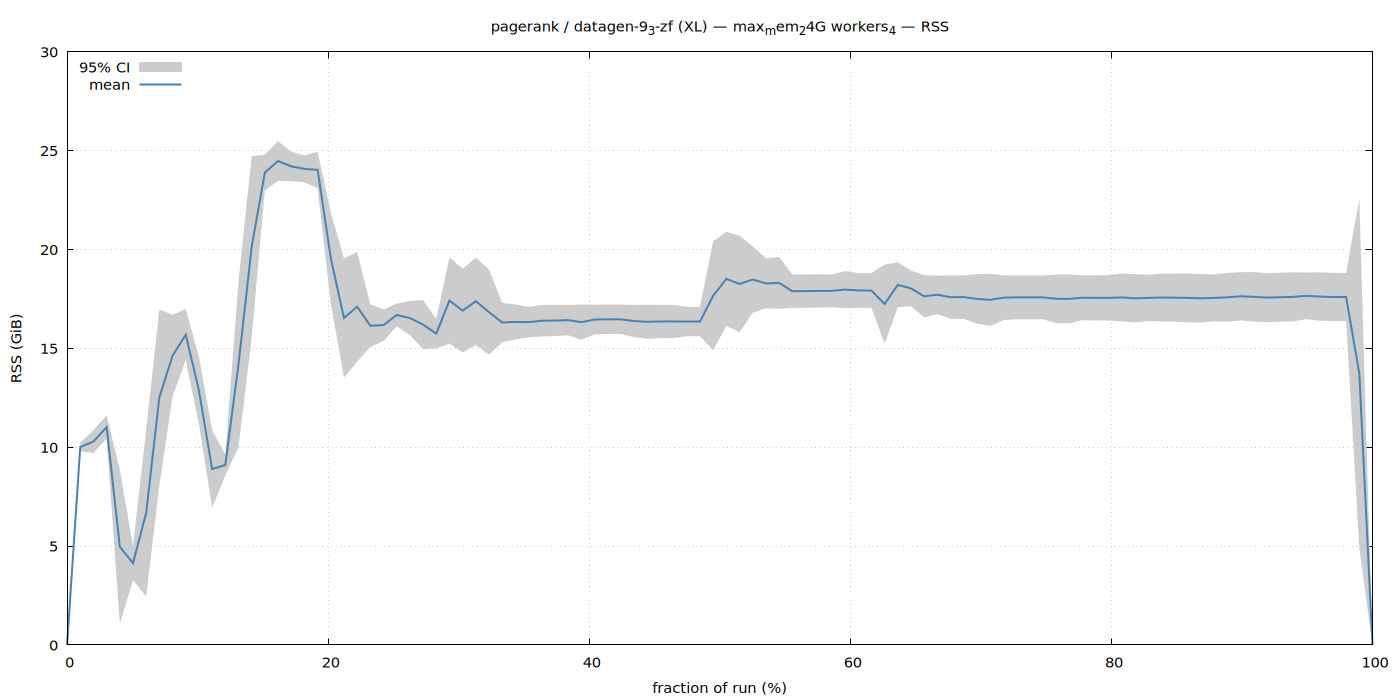

The gnuplot source for this figure:
set terminal pngcairo size 1400,700 enhanced font 'Sans,11'
set output '/home/ubuntu/nvm/results/pagerank/XL/datagen-9_3-zf/max_mem_24G_workers_4/rss.png'
set title "pagerank / datagen-9_3-zf (XL) — max_mem_24G workers_4 — RSS"
set xlabel 'fraction of run (%)'
set ylabel 'RSS (GiB)'
set grid
set key top left
set yrange [0:*]
plot '/home/ubuntu/nvm/results/pagerank/XL/datagen-9_3-zf/max_mem_24G_workers_4/rss.dat' using 1:3:4 with filledcurves lc rgb '#cccccc' title '95% CI', \
     '' using 1:2 with lines lw 2 lc rgb '#4682b4' title 'mean'
